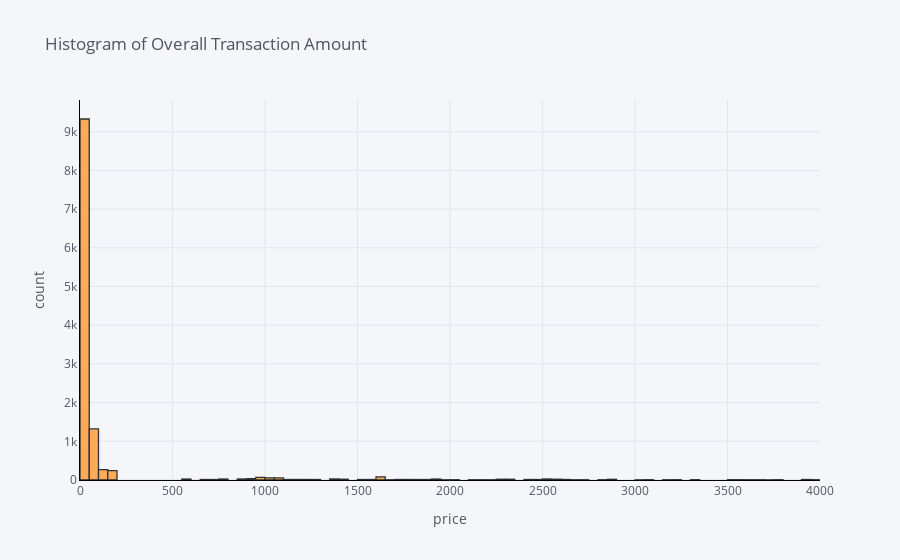

The code cell stored with this chart in its notebook:
### Markdown cell above
#### Histogram of overall transaction amount

### Code cell
df['amount'].iplot(
    kind='hist',
    bins=100,
    xTitle='price',
    linecolor='black',
    yTitle='count',
    title='Histogram of Overall Transaction Amount')

### Figure 1 — Plotly figure (JSON) as saved in the notebook; plotly's stock layout.template omitted (floating-point values rounded to 4 significant figures; data arrays with more than 128 entries replaced by an {"elided": "..."} marker saying what was removed)
{"data": [{"histfunc": "count", "histnorm": "", "marker": {"color": "rgba(255, 153, 51, 1.0)", "line": {"color": "#000000", "width": 1.3}}, "name": "amount", "nbinsx": 100, "opacity": 0.8, "orientation": "v", "type": "histogram", "x": {"elided": "12043 float values"}}], "layout": {"barmode": "overlay", "legend": {"bgcolor": "#F5F6F9", "font": {"color": "#4D5663"}}, "paper_bgcolor": "#F5F6F9", "plot_bgcolor": "#F5F6F9", "title": {"font": {"color": "#4D5663"}, "text": "Histogram of Overall Transaction Amount"}, "xaxis": {"gridcolor": "#E1E5ED", "linecolor": "black", "showgrid": true, "tickfont": {"color": "#4D5663"}, "title": {"font": {"color": "#4D5663"}, "text": "price"}, "zerolinecolor": "#E1E5ED"}, "yaxis": {"gridcolor": "#E1E5ED", "linecolor": "black", "showgrid": true, "tickfont": {"color": "#4D5663"}, "title": {"font": {"color": "#4D5663"}, "text": "count"}, "zerolinecolor": "#E1E5ED"}}}
